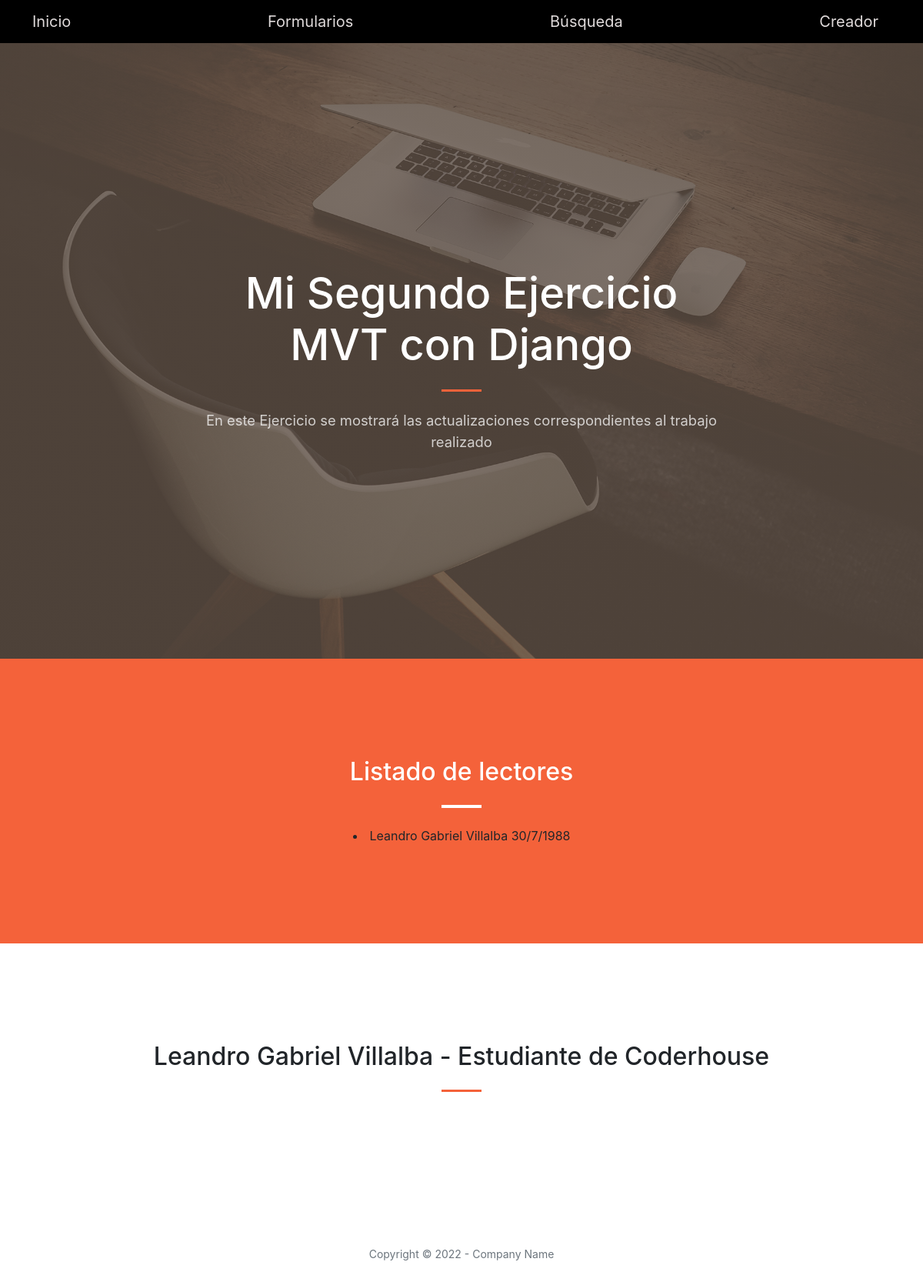
The page /app-biblioteca/vista-lectores/ on the database as committed earlier.
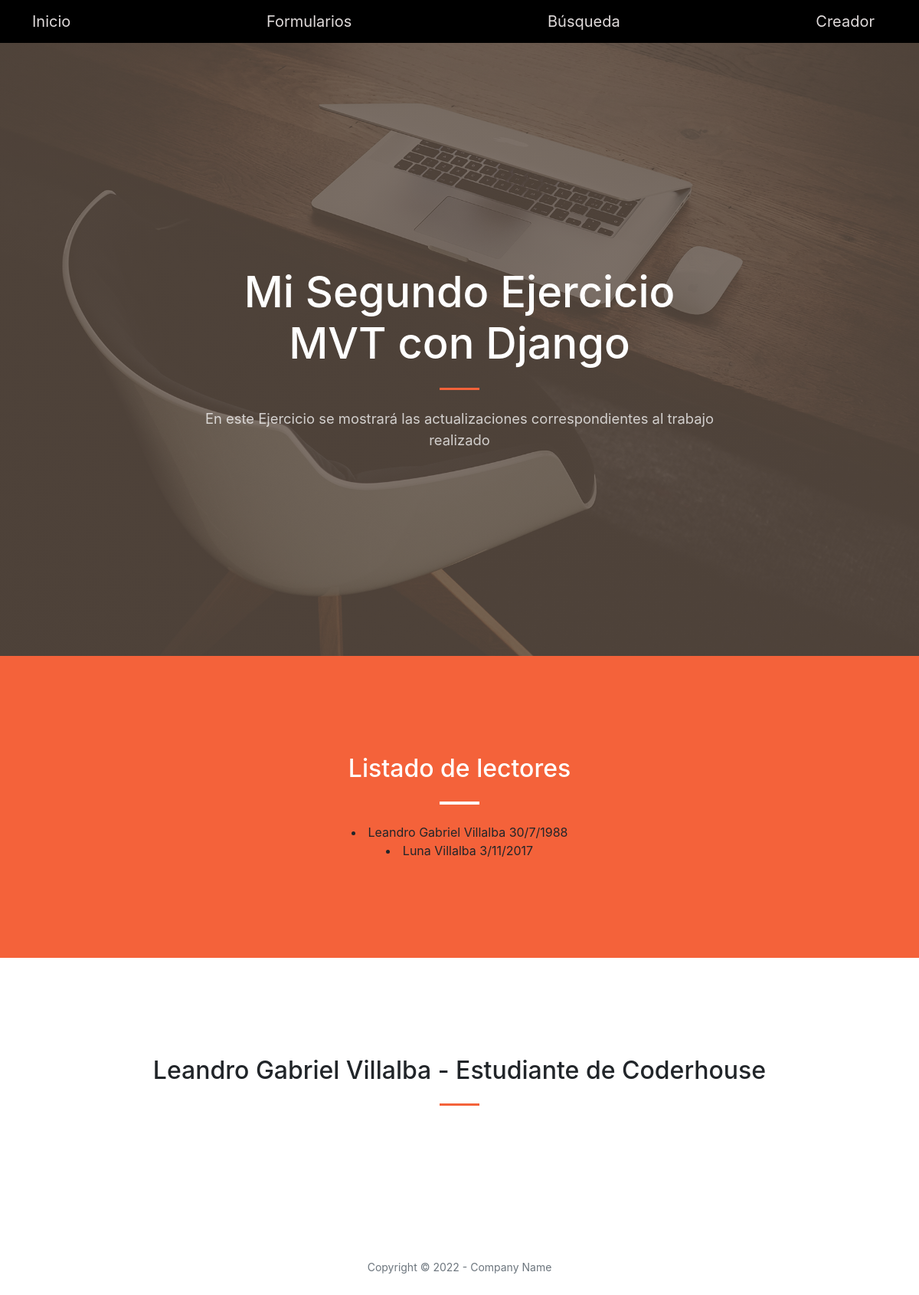
The same page on the database as committed later.
### AppIntermedio/models.py (models this page shows, shortened)
class Lector(models.Model):
    nombre = models.CharField(max_length=50)
    apellido = models.CharField(max_length=50)
    fecha_nac = models.DateField(null=True)
    num_socio = models.IntegerField(null=True)

### AppIntermedio/views.py (the view)
# urls.py: path('vista-lectores/', lectores, name='ListadoLectores'),
def lectores(request):
    lector = Lector.objects.all()
    return render(request, 'listado_lectores.html', {'lista_lectores': lector})

### AppIntermedio/templates/listado_lectores.html
{% extends 'padre.html' %}
{% block Biblioteca %}
<section class="page-section bg-primary" id="ListadoLectores">
    <div class="container px-4 px-lg-5">
        <div class="row gx-4 gx-lg-5 justify-content-center">
            <div class="col-lg-8 text-center">
                <h2 class="text-white mt-0">Listado de lectores</h2>
                <hr class="divider divider-light" />
{% for lector in lista_lectores %}
<li>{{lector.nombre}} {{lector.apellido}} {{lector.fecha_nac.day}}/{{lector.fecha_nac.month}}/{{lector.fecha_nac.year}}</li>
{% endfor %}
            </div>
        </div>
    </div>
</section>
{% endblock Biblioteca %}

### AppIntermedio/templates/padre.html (shortened to what this page needs)
<!DOCTYPE html>
<html lang="en">
    <head>
        {% load static %}
        <link href="https://cdn.jsdelivr.net/npm/bootstrap-icons@1.5.0/font/bootstrap-icons.css" rel="stylesheet" />
        <link href="https://cdnjs.cloudflare.com/ajax/libs/SimpleLightbox/2.1.0/simpleLightbox.min.css" rel="stylesheet" />
        <link href="{% static 'css/styles.css' %}" rel="stylesheet" />
    </head>
    <body id="page-top">
        <nav class="navbar navbar-light bg-light static-top">
            <div class="container">
                <a class="navbar-brand" href="{% url 'Inicio' %}">Inicio</a>
                <a class="navbar-brand" href="{% url 'FormularioInicial' %}">Formularios</a>
                <a class="navbar-brand" href="{% url 'BusquedaInicial' %}">Búsqueda</a>
                <a class="navbar-brand" href="#services">Creador</a>
            </div>
        </nav>
        <header class="masthead">
            <div class="container px-4 px-lg-5 h-100">
                <div class="row gx-4 gx-lg-5 h-100 align-items-center justify-content-center text-center">
                    <div class="col-lg-8 align-self-end">
                        <h1 class="text-white font-weight-bold">Mi Segundo Ejercicio MVT con Django</h1>
                        <hr class="divider" />
                    </div>
                    <div class="col-lg-8 align-self-baseline">
                        <p class="text-white-75 mb-5">En este Ejercicio se mostrará las actualizaciones correspondientes al trabajo realizado</p>
                    </div>
                </div>
            </div>
        </header>
        {% block Biblioteca %}
        {% endblock Biblioteca %}
        <section class="page-section" id="services">
            <div class="container px-4 px-lg-5">
                <h2 class="text-center mt-0">Leandro Gabriel Villalba - Estudiante de Coderhouse</h2>
                <hr class="divider" />
            </div>
        </section>
        <footer class="bg-light py-5">
            <div class="container px-4 px-lg-5"><div class="small text-center text-muted">Copyright &copy; 2022 - Company Name</div></div>
        </footer>
    </body>
</html>

Rows that differ between the two databases and show on the page:
added Lector: nombre "Luna", apellido "Villalba", fecha_nac.day "3", fecha_nac.month "11", fecha_nac.year "2017"
